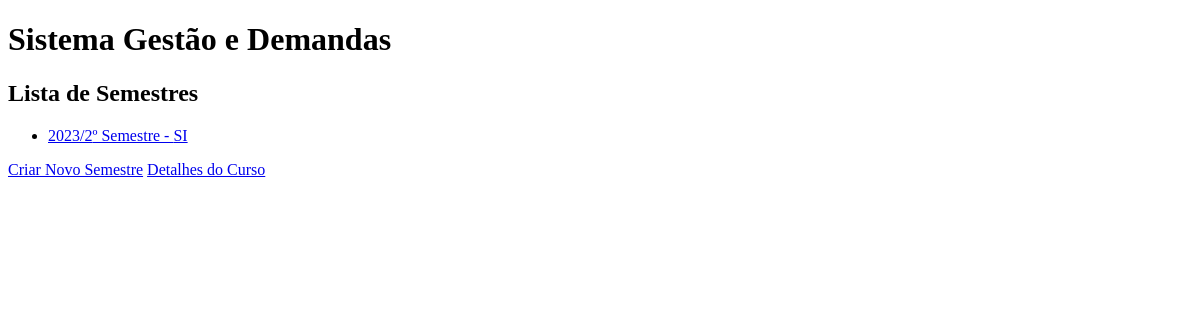
/curso/1/semestres/, run on an earlier commit of the app's database.
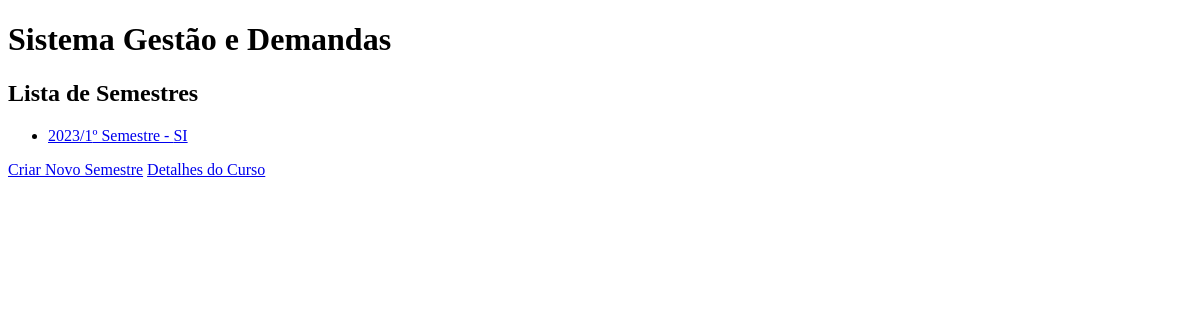
And on a later commit of the database.
### gestao/models.py (models this page shows, shortened)
class Semestre(models.Model):
    codigo = models.AutoField(primary_key=True)
    numero =models.CharField(max_length=100)
    curso = models.ForeignKey(Curso, on_delete=models.CASCADE)

class Curso(models.Model):
    codigo = models.AutoField(primary_key=True)
    nome = models.CharField(max_length=100)
    def __str__(self):
        return self.nome

### gestao/views.py (the view)
# urls.py: path('curso/<str:curso_codigo>/semestres/', ListaSemestresView.as_view(), name='lista_semestres'),
class ListaSemestresView(View):
    template_name = 'lista_semestres.html'
    def get(self, request, curso_codigo):
        curso = Curso.objects.get(codigo=curso_codigo)
        semestres = Semestre.objects.filter(curso=curso)
        context = {'semestres': semestres, 'curso': curso}
        return render(request, self.template_name, context)

### gestao/templates/lista_semestres.html
{% extends 'seu_template.html' %}
{% block content %}
    <h2>Lista de Semestres</h2>
    <ul>
        {% for semestre in semestres %}
            <li>
                <a href="{% url 'preencher_disciplinas' curso.codigo semestre.codigo %}">
                    {{ semestre.numero }}º Semestre - {{ semestre.curso }}
                </a>
            </li>
        {% empty %}
            <li>Nenhum semestre cadastrado.</li>
        {% endfor %}
    </ul>
    <a href="{% url 'criar_semestre' curso.codigo%}">Criar Novo Semestre</a>
    <a href="{% url 'detalhes_curso' curso.codigo%}">Detalhes do Curso</a>
{% endblock %}

What changed in the data, as far as the page shows it:
removed Semestre: numero "2023/2", curso "SI"
added Semestre: numero "2023/1", curso "SI"
